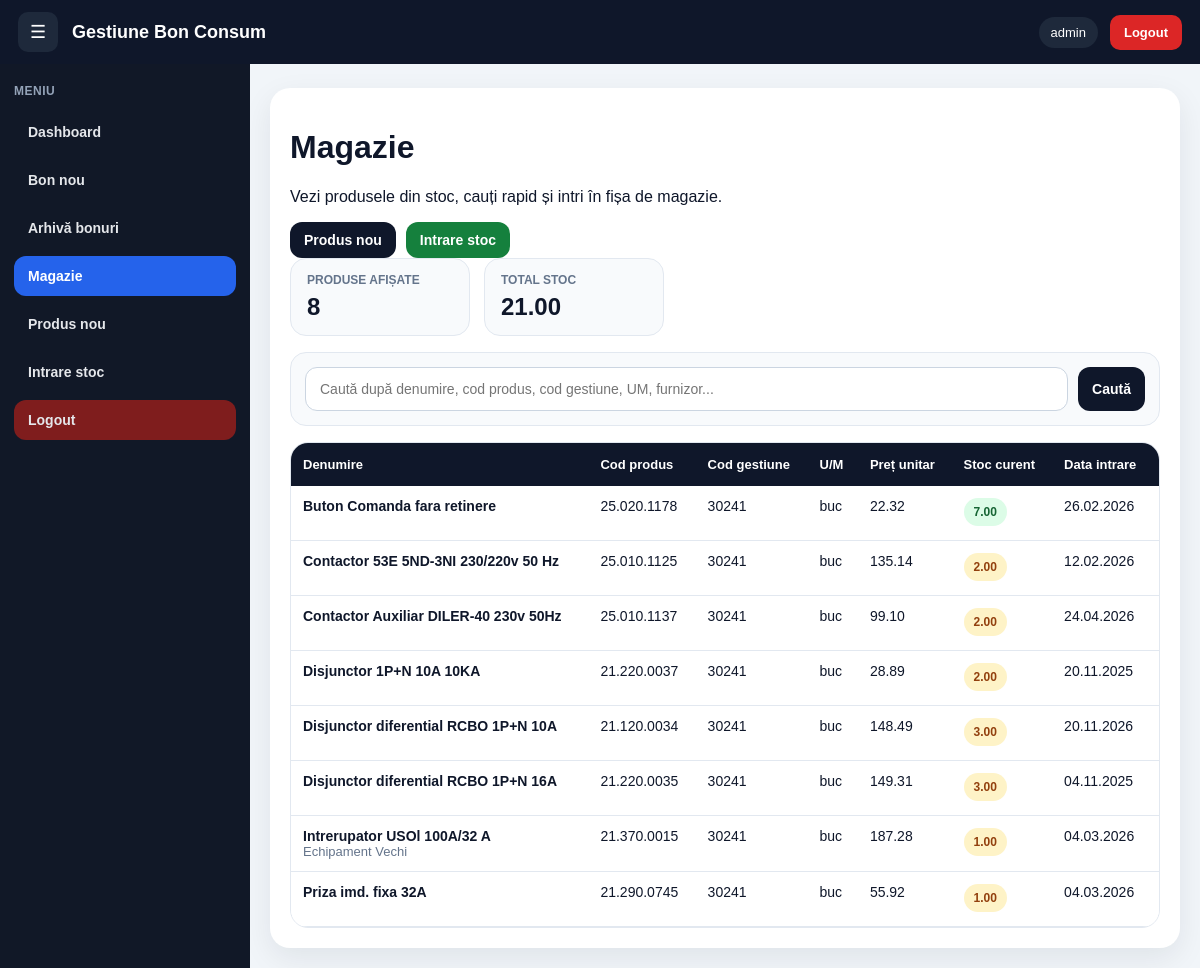
Screenshot of /website-bon-consum.php/magazie.php (signed in) with the database file from the repository.
### tables this page shows
CREATE TABLE `produse` (
  `id` int NOT NULL,
  `denumire` varchar(255) NOT NULL,
  `cod_produs` varchar(100) NOT NULL,
  `cod_gestiune` varchar(50) DEFAULT '',
  `um` varchar(30) NOT NULL DEFAULT '',
  `pret_unitar` decimal(12,2) NOT NULL DEFAULT '0.00',
  `stoc_curent` decimal(12,2) NOT NULL DEFAULT '0.00',
  `data_intrare` date DEFAULT NULL,
  `furnizor` varchar(255) DEFAULT '',
  `observatii` text,
  `activ` tinyint(1) NOT NULL DEFAULT '1',
  `created_at` timestamp NULL DEFAULT CURRENT_TIMESTAMP,
  `updated_at` timestamp NULL DEFAULT CURRENT_TIMESTAMP ON UPDATE CURRENT_TIMESTAMP
);

### website-bon-consum.php/magazie.php (the view, shortened to what this page needs)
<?php
require_once 'config.php';
$activePage = 'magazie';
$q = trim($_GET['q'] ?? '');
$sql = "
    SELECT *
    FROM produse
    WHERE activ = 1
";
$params = [];
$sql .= " ORDER BY denumire ASC";
$stmt = $pdo->prepare($sql);
$stmt->execute($params);
$produse = $stmt->fetchAll();
$totalProduse = count($produse);
$totalStoc = 0;
foreach ($produse as $p) {
    $totalStoc += (float)($p['stoc_curent'] ?? 0);
}
include 'layout-start.php';
?>
<div class="mag-card">
    <div class="page-header">
        <div>
            <h1 class="page-title">Magazie</h1>
            <p class="page-subtitle">Vezi produsele din stoc, cauți rapid și intri în fișa de magazie.</p>
        </div>
        <div class="mag-toolbar">
            <a href="produs-nou.php" class="mag-btn">Produs nou</a>
            <a href="intrare-stoc.php" class="mag-btn success">Intrare stoc</a>
        </div>
    </div>
    <div class="stats-row">
        <div class="stat-box">
            <div class="stat-label">Produse afișate</div>
            <div class="stat-value"><?php echo $totalProduse; ?></div>
        </div>
        <div class="stat-box">
            <div class="stat-label">Total stoc</div>
            <div class="stat-value"><?php echo number_format($totalStoc, 2, '.', ''); ?></div>
        </div>
    </div>
    <div class="search-box">
        <form method="get" class="search-form">
            <input
                type="text"
                name="q"
                class="search-input"
                placeholder="Caută după denumire, cod produs, cod gestiune, UM, furnizor..."
                value="<?php echo htmlspecialchars($q); ?>"
            >
            <button type="submit" class="mag-btn">Caută</button>
        </form>
    </div>
    <?php if (!$produse): ?>
        <div class="empty-box">
            <h3>Nu există produse</h3>
            <div>Nu am găsit produse pentru criteriul căutat.</div>
        </div>
    <?php else: ?>
        <div class="table-wrap">
            <table class="mag-table">
                <thead>
                    <tr>
                        <th>Denumire</th>
                        <th>Cod produs</th>
                        <th>Cod gestiune</th>
                        <th>U/M</th>
                        <th>Preț unitar</th>
                        <th>Stoc curent</th>
                        <th>Data intrare</th>
                        <th>Furnizor</th>
                    </tr>
                </thead>
                <tbody>
                    <?php foreach ($produse as $produs): ?>
                        <?php
                            $stoc = (float)($produs['stoc_curent'] ?? 0);
                            $stockClass = 'stock-badge';
                            if ($stoc <= 0) {
                                $stockClass .= ' zero';
                            } elseif ($stoc <= 5) {
                                $stockClass .= ' low';
                            }
                            $dataIntrareAfisata = '-';
                            if (!empty($produs['data_intrare'])) {
                                $ts = strtotime($produs['data_intrare']);
                                $dataIntrareAfisata = $ts ? date('d.m.Y', $ts) : $produs['data_intrare'];
                            }
                        ?>
                        <tr>
                            <td>
                                <div class="prod-name"><?php echo htmlspecialchars($produs['denumire']); ?></div>
                                <?php if (!empty($produs['observatii'])): ?>
                                    <div class="muted"><?php echo htmlspecialchars($produs['observatii']); ?></div>
                                <?php endif; ?>
                            </td>
                            <td><?php echo htmlspecialchars($produs['cod_produs'] ?? ''); ?></td>
                            <td><?php echo htmlspecialchars($produs['cod_gestiune'] ?? ''); ?></td>
                            <td><?php echo htmlspecialchars($produs['um'] ?? ''); ?></td>
                            <td><?php echo number_format((float)($produs['pret_unitar'] ?? 0), 2, '.', ''); ?></td>
                            <td>
                                <span class="<?php echo $stockClass; ?>">
                                    <?php echo number_format($stoc, 2, '.', ''); ?>
                                </span>
                            </td>
                            <td><?php echo htmlspecialchars($dataIntrareAfisata); ?></td>
                            <td><?php echo htmlspecialchars($produs['furnizor'] ?: '-'); ?></td>
                        </tr>
                    <?php endforeach; ?>
                </tbody>
            </table>
        </div>
    <?php endif; ?>
</div>
<?php include 'layout-end.php'; ?>

### website-bon-consum.php/layout-start.php (shortened to what this page needs)
<!DOCTYPE html>
<html lang="ro">
<head>
</head>
<body>
    <div class="topbar">
        <div class="topbar-left">
            <button class="menu-toggle" onclick="document.body.classList.toggle('sidebar-open')">☰</button>
            <div class="brand">Gestiune Bon Consum</div>
        </div>
        <div class="topbar-right">
            <span class="user-pill"><?php echo htmlspecialchars($_SESSION['username'] ?? 'admin'); ?></span>
            <a class="logout-btn" href="logout.php">Logout</a>
        </div>
    </div>
    <div class="sidebar">
        <div class="sidebar-title">Meniu</div>
        <a href="dashboard.php" class="nav-item <?php echo (($activePage ?? '') === 'dashboard' ? 'active' : ''); ?>">Dashboard</a>
        <a href="bon-nou.php" class="nav-item <?php echo (($activePage ?? '') === 'bon-nou' ? 'active' : ''); ?>">Bon nou</a>
        <a href="arhiva-bonuri.php" class="nav-item <?php echo (($activePage ?? '') === 'arhiva' ? 'active' : ''); ?>">Arhivă bonuri</a>
        <a href="magazie.php" class="nav-item <?php echo (($activePage ?? '') === 'magazie' ? 'active' : ''); ?>">Magazie</a>
        <a href="produs-nou.php" class="nav-item <?php echo (($activePage ?? '') === 'produs-nou' ? 'active' : ''); ?>">Produs nou</a>
        <a href="intrare-stoc.php" class="nav-item <?php echo (($activePage ?? '') === 'intrare-stoc' ? 'active' : ''); ?>">Intrare stoc</a>
        <a href="logout.php" class="nav-item danger">Logout</a>
    </div>
    <div class="main">

### website-bon-consum.php/layout-end.php
    </div>
</body>
</html>

### website-bon-consum.php/layout-start.php (style rules this page uses)
* { box-sizing:border-box }
body { margin:0; font-family:Arial,sans-serif; background:#f1f5f9; color:#0f172a; }
.topbar { height:64px; background:#0f172a; color:#fff; display:flex; align-items:center; justify-content:space-between; padding:0 18px; position:fixed; top:0; left:0; right:0; z-index:1000; }
.topbar-left { display:flex; align-items:center; gap:14px; }
.menu-toggle { width:40px; height:40px; border:none; border-radius:10px; background:#1e293b; color:#fff; cursor:pointer; font-size:18px; }
.brand { font-size:18px; font-weight:700; }
.topbar-right { display:flex; align-items:center; gap:12px; }
.user-pill { background:#1e293b; padding:8px 12px; border-radius:999px; font-size:13px; }
.logout-btn { color:#fff; text-decoration:none; background:#dc2626; padding:10px 14px; border-radius:10px; font-size:13px; font-weight:700; }
.sidebar { position:fixed; top:64px; left:0; width:250px; bottom:0; background:#111827; padding:20px 14px; overflow:auto; z-index:999; }
.sidebar-title { color:#94a3b8; font-size:12px; text-transform:uppercase; margin-bottom:14px; font-weight:700; letter-spacing:.5px; }
.nav-item { display:block; color:#e5e7eb; text-decoration:none; padding:12px 14px; border-radius:12px; margin-bottom:8px; font-size:14px; font-weight:600; }
.nav-item.active { background:#2563eb; color:#fff; }
.nav-item.danger { background:#7f1d1d; }
.main { margin-left:250px; padding:88px 20px 20px; }

### website-bon-consum.php/magazie.php (style rules this page uses)
.mag-card { background:#fff; border-radius:20px; padding:20px; box-shadow:0 10px 30px rgba(15,23,42,.08); }
.mag-toolbar { display:flex; gap:10px; flex-wrap:wrap; align-items:center; }
.mag-btn { display:inline-block; background:#0f172a; color:#fff; text-decoration:none; border:none; padding:10px 14px; border-radius:12px; font-size:14px; font-weight:700; cursor:pointer; }
.mag-btn.success { background:#15803d }
.search-box { background:#f8fafc; border:1px solid #e2e8f0; border-radius:16px; padding:14px; margin-bottom:16px; }
.search-form { display:flex; gap:10px; flex-wrap:wrap; }
.search-input { flex:1; min-width:260px; height:44px; border:1px solid #cbd5e1; border-radius:12px; padding:0 14px; font-size:14px; outline:none; }
.stats-row { display:flex; gap:14px; flex-wrap:wrap; margin-bottom:16px; }
.stat-box { background:#f8fafc; border:1px solid #e2e8f0; border-radius:16px; padding:14px 16px; min-width:180px; }
.stat-label { font-size:12px; color:#64748b; margin-bottom:6px; font-weight:700; text-transform:uppercase; }
.stat-value { font-size:24px; font-weight:800; color:#0f172a; }
.table-wrap { overflow:auto; border:1px solid #e2e8f0; border-radius:18px; background:#fff; }
.mag-table { width:100%; border-collapse:collapse; min-width:1280px; }
.mag-table th { background:#0f172a; color:#fff; text-align:left; padding:14px 12px; font-size:13px; white-space:nowrap; }
.mag-table td { padding:12px; border-bottom:1px solid #e2e8f0; font-size:14px; vertical-align:top; }
.prod-name { font-weight:800; color:#0f172a; }
.muted { color:#64748b; font-size:13px; }
.stock-badge { display:inline-block; padding:7px 10px; border-radius:999px; font-size:12px; font-weight:800; background:#dcfce7; color:#166534; }
.stock-badge.low { background:#fef3c7; color:#92400e; }

### rows the page displays
produse: denumire "Buton Comanda fara retinere", cod_produs "25.020.1178", cod_gestiune "30241", um "buc", pret_unitar "22.32", stoc_curent "7.00", data_intrare "26.02.2026"
produse: denumire "Contactor 53E 5ND-3NI 230/220v 50 Hz", cod_produs "25.010.1125", cod_gestiune "30241", um "buc", pret_unitar "135.14", stoc_curent "2.00", data_intrare "12.02.2026"
produse: denumire "Contactor Auxiliar DILER-40 230v 50Hz", cod_produs "25.010.1137", cod_gestiune "30241", um "buc", pret_unitar "99.10", stoc_curent "2.00", data_intrare "24.04.2026"
produse: denumire "Disjunctor 1P+N 10A 10KA", cod_produs "21.220.0037", cod_gestiune "30241", um "buc", pret_unitar "28.89", stoc_curent "2.00", data_intrare "20.11.2025"
produse: denumire "Disjunctor diferential RCBO 1P+N 10A", cod_produs "21.120.0034", cod_gestiune "30241", um "buc", pret_unitar "148.49", stoc_curent "3.00", data_intrare "20.11.2026"
produse: denumire "Disjunctor diferential RCBO 1P+N 16A", cod_produs "21.220.0035", cod_gestiune "30241", um "buc", pret_unitar "149.31", stoc_curent "3.00", data_intrare "04.11.2025"
produse: denumire "Intrerupator USOl 100A/32 A", observatii "Echipament Vechi", cod_produs "21.370.0015", cod_gestiune "30241", um "buc", pret_unitar "187.28", stoc_curent "1.00", data_intrare "04.03.2026"
produse: denumire "Priza imd. fixa 32A", cod_produs "21.290.0745", cod_gestiune "30241", um "buc", pret_unitar "55.92", stoc_curent "1.00", data_intrare "04.03.2026"

### other values shown
$_SESSION['username'] "admin"
$totalProduse "8"
$totalStoc "21.00"
